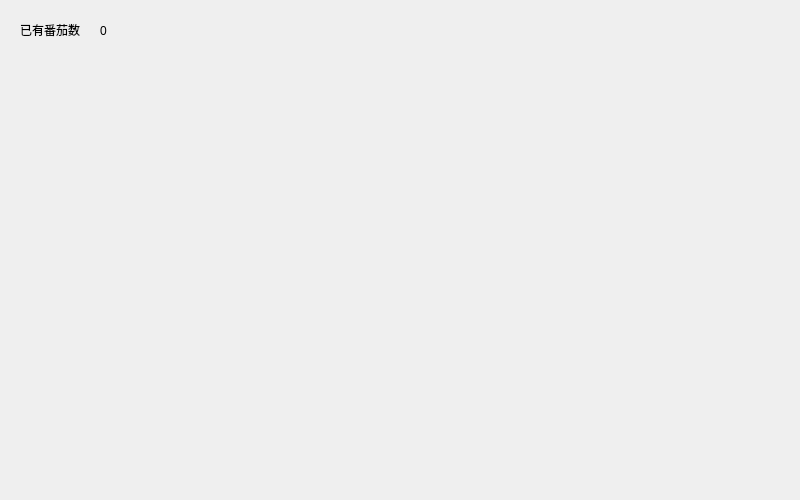
<?xml version="1.0" encoding="UTF-8"?>
<ui version="4.0">
 <class>AchievementWindow</class>
 <widget class="QWidget" name="AchievementWindow">
  <property name="geometry">
   <rect>
    <x>0</x>
    <y>0</y>
    <width>800</width>
    <height>500</height>
   </rect>
  </property>
  <property name="minimumSize">
   <size>
    <width>800</width>
    <height>500</height>
   </size>
  </property>
  <property name="windowTitle">
   <string>TomClock</string>
  </property>
  <property name="windowIcon">
   <iconset resource="../res.qrc">
    <normaloff>:/images/resourse/images/Icons/Main_Color/tomato1.png</normaloff>:/images/resourse/images/Icons/Main_Color/tomato1.png</iconset>
  </property>
  <widget class="QLabel" name="TomatoLabel">
   <property name="geometry">
    <rect>
     <x>20</x>
     <y>20</y>
     <width>61</width>
     <height>20</height>
    </rect>
   </property>
   <property name="text">
    <string>已有番茄数</string>
   </property>
  </widget>
  <widget class="QLabel" name="numOfTomato">
   <property name="geometry">
    <rect>
     <x>100</x>
     <y>20</y>
     <width>131</width>
     <height>21</height>
    </rect>
   </property>
   <property name="text">
    <string>0</string>
   </property>
  </widget>
  <widget class="QScrollArea" name="scrollArea">
   <property name="geometry">
    <rect>
     <x>20</x>
     <y>50</y>
     <width>761</width>
     <height>431</height>
    </rect>
   </property>
   <property name="frameShape">
    <enum>QFrame::NoFrame</enum>
   </property>
   <property name="lineWidth">
    <number>0</number>
   </property>
   <property name="verticalScrollBarPolicy">
    <enum>Qt::ScrollBarAlwaysOff</enum>
   </property>
   <property name="horizontalScrollBarPolicy">
    <enum>Qt::ScrollBarAlwaysOff</enum>
   </property>
   <property name="sizeAdjustPolicy">
    <enum>QAbstractScrollArea::AdjustIgnored</enum>
   </property>
   <property name="widgetResizable">
    <bool>true</bool>
   </property>
   <widget class="QWidget" name="scrollAreaWidgetContents">
    <property name="geometry">
     <rect>
      <x>0</x>
      <y>0</y>
      <width>761</width>
      <height>431</height>
     </rect>
    </property>
   </widget>
  </widget>
 </widget>
 <resources>
  <include location="../res.qrc"/>
 </resources>
 <connections/>
</ui>
